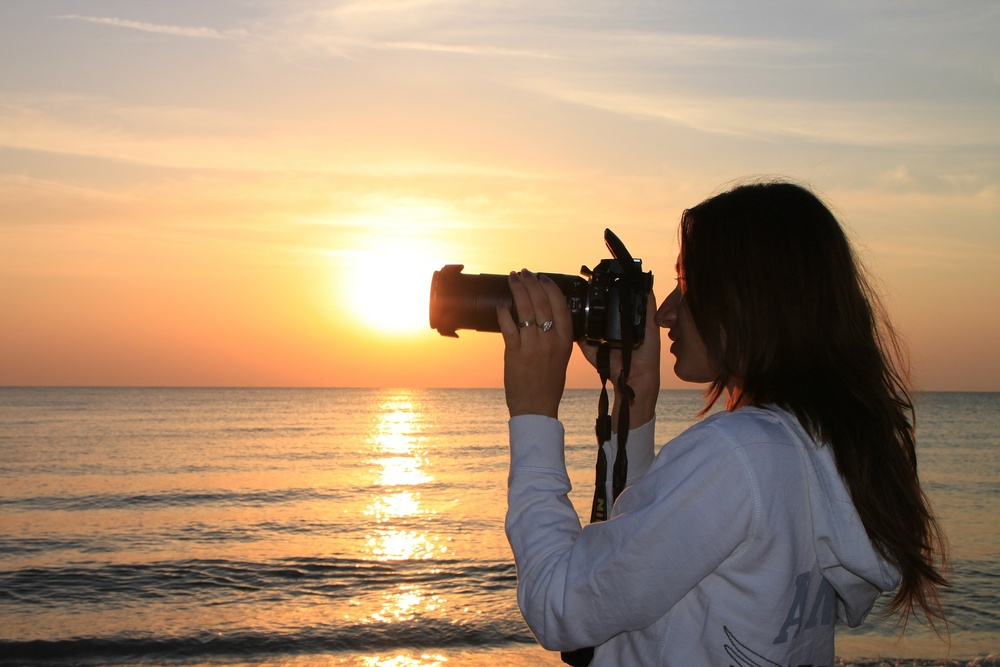
#> input picture dire.jpg, 1000 x 667 px, shrunk from 1920 x 1280 before the run
$ python detectLine.py
#> lines starting #> are read from the running program, lines starting #| are printed output that depends on the picture; after the words box and inside, x2 and y2 are one past the last pixel; in counts of white or black regions, pixels touching at a corner belong together
import cv2
import numpy as np

img = cv2.imread('dire.jpg')
#> img is the input picture: shape (667, 1000, 3); mean B, G, R 115.6, 142.8, 168.3
gray = cv2.cvtColor(img,cv2.COLOR_BGR2GRAY)
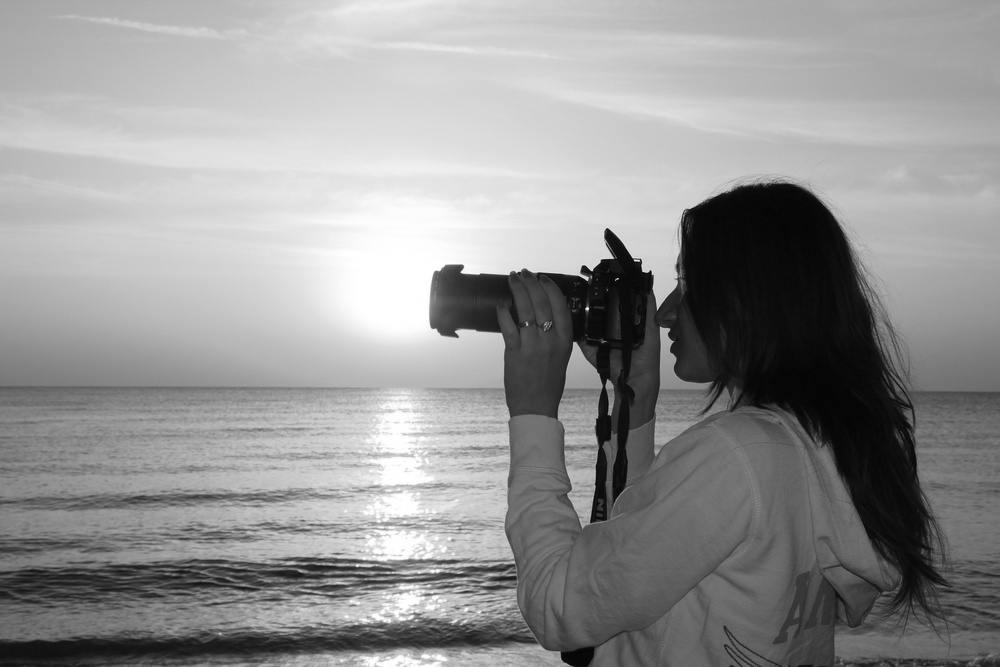
#> gray: shape (667, 1000); min 1, max 255, mean 147.3
edges = cv2.Canny(gray, 35, 200, apertureSize=3)
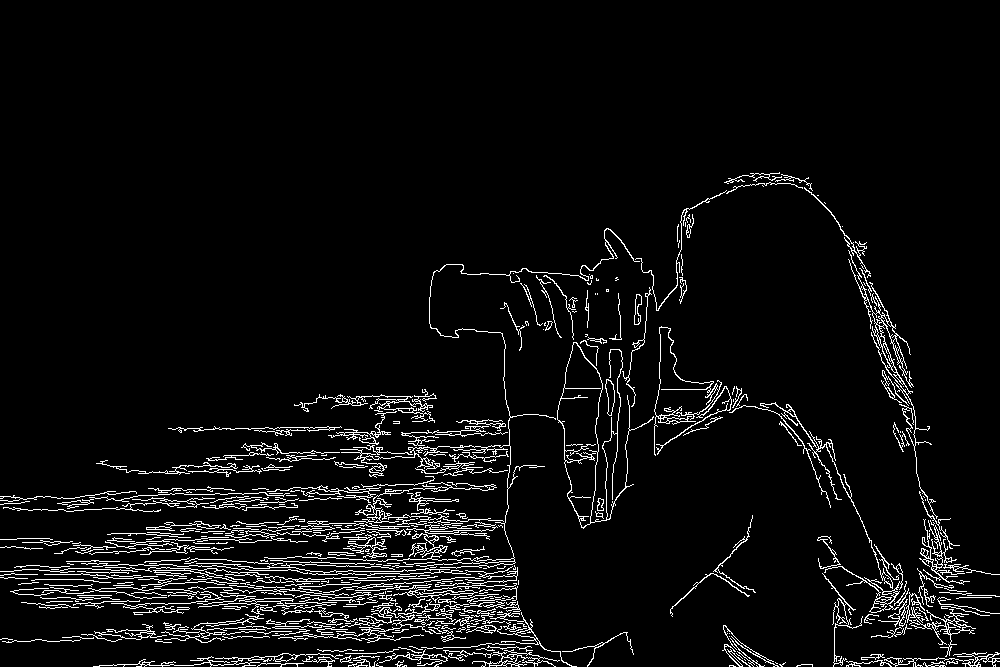
#> edges: shape (667, 1000); 5.3% white in thin lines or dots, all inside (x1, y1, x2, y2) = (0, 172, 1000, 667)
minLineLenght = 100
maxLineGap = 20
lines = cv2.HoughLinesP(edges,1,np.pi/100,100,minLineLenght,maxLineGap)
#> lines = 25 rows, first 6: [409, 578, 434, 577], [77, 595, 111, 595], [353, 571, 402, 571], [149, 665, 169, 665], [44, 574, 80, 574], [184, 494, 212, 494]
for x1, y1, x2, y2 in lines[0]:
    cv2.line(img,(x1,x2),(x2,y2), (0,255,0),2)
    cv2.imwrite('bingo.jpg',img)
    k = cv2.waitKey(10)
#> this loop made 1 pass; (key Esc is pressed on pass 1)
